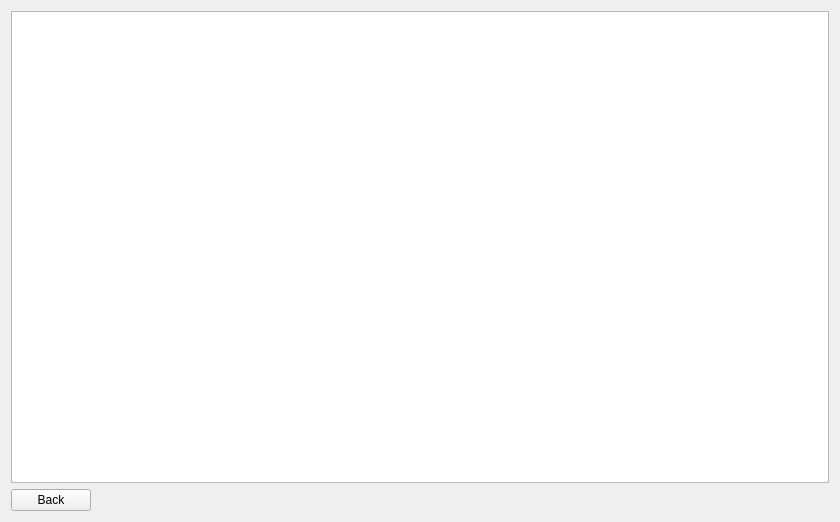
<?xml version="1.0" encoding="UTF-8"?>
<ui version="4.0">
 <class>QuestionTableForm</class>
 <widget class="QWidget" name="QuestionTableForm">
  <property name="geometry">
   <rect>
    <x>0</x>
    <y>0</y>
    <width>840</width>
    <height>522</height>
   </rect>
  </property>
  <property name="windowTitle">
   <string>Form</string>
  </property>
  <layout class="QVBoxLayout" name="verticalLayout">
   <item>
    <widget class="QTableView" name="tableView"/>
   </item>
   <item>
    <layout class="QHBoxLayout" name="buttonsHorizontalLayout">
     <item>
      <widget class="QPushButton" name="pushButton">
       <property name="text">
        <string>Back</string>
       </property>
      </widget>
     </item>
     <item>
      <spacer name="horizontalSpacer">
       <property name="orientation">
        <enum>Qt::Horizontal</enum>
       </property>
       <property name="sizeHint" stdset="0">
        <size>
         <width>40</width>
         <height>20</height>
        </size>
       </property>
      </spacer>
     </item>
    </layout>
   </item>
  </layout>
 </widget>
 <resources/>
 <connections>
  <connection>
   <sender>pushButton</sender>
   <signal>clicked()</signal>
   <receiver>QuestionTableForm</receiver>
   <slot>Back()</slot>
   <hints>
    <hint type="sourcelabel">
     <x>51</x>
     <y>493</y>
    </hint>
    <hint type="destinationlabel">
     <x>-19</x>
     <y>391</y>
    </hint>
   </hints>
  </connection>
 </connections>
 <slots>
  <slot>Back()</slot>
 </slots>
</ui>
